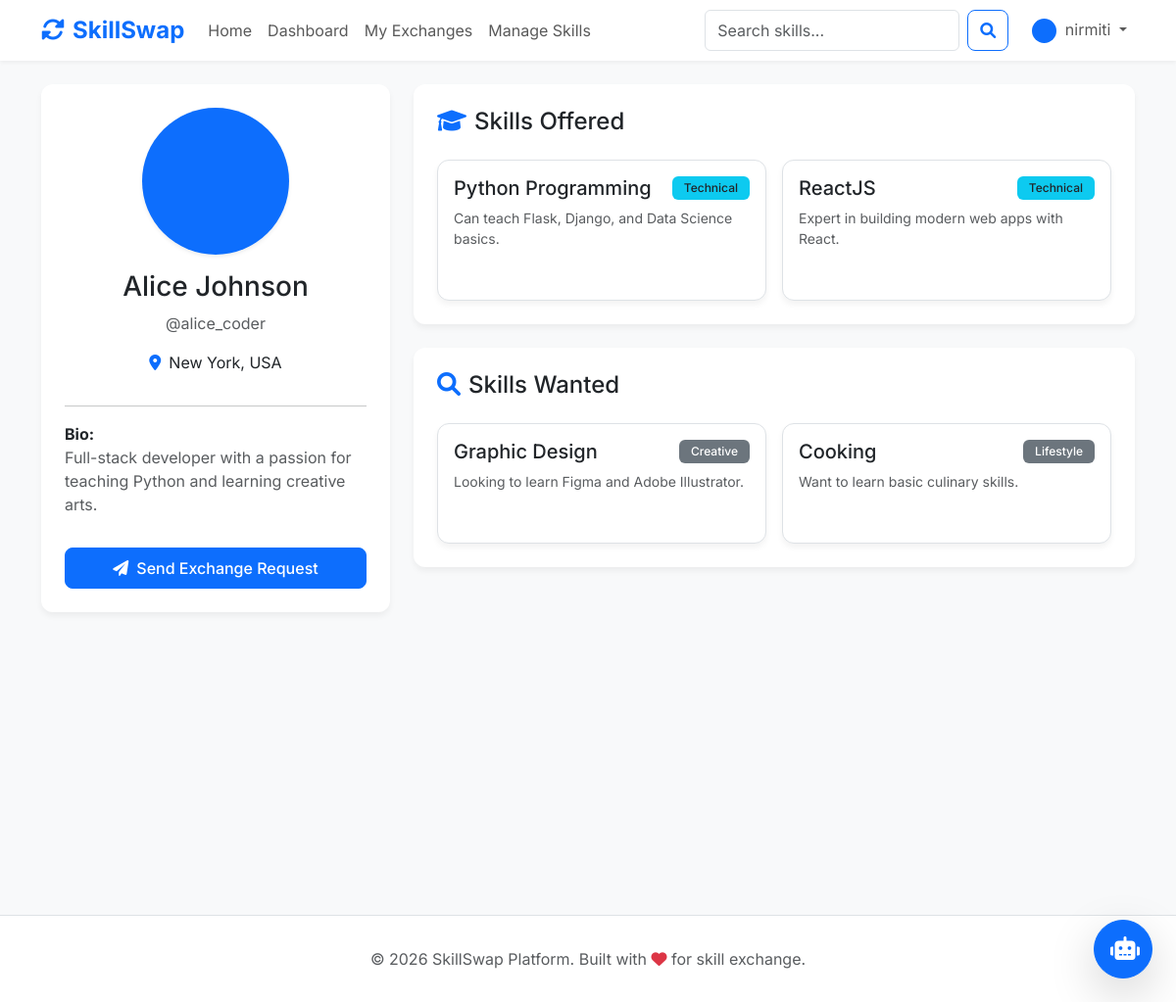
Page /profile/alice_coder (signed in) on the committed database.
### app/models/user.py (models this page shows, shortened)
class User(db.Model, UserMixin):
    id = db.Column(db.Integer, primary_key=True)
    username = db.Column(db.String(20), unique=True, nullable=False)
    email = db.Column(db.String(120), unique=True, nullable=False)
    password = db.Column(db.String(60), nullable=False)
    name = db.Column(db.String(100), nullable=False)
    bio = db.Column(db.Text, nullable=True)
    location = db.Column(db.String(100), nullable=True)
    contact_info = db.Column(db.String(200), nullable=True) # For email, Zoom link, etc.
    profile_pic = db.Column(db.String(20), nullable=False, default='default.jpg')
    date_joined = db.Column(db.DateTime, nullable=False, default=datetime.utcnow)
    skills = db.relationship('Skill', backref='owner', lazy=True, cascade="all, delete-orphan")
    requests_sent = db.relationship('ExchangeRequest',
                                   foreign_keys='ExchangeRequest.sender_id',
                                   backref='sender', lazy=True,
                                   cascade="all, delete-orphan")
    requests_received = db.relationship('ExchangeRequest',
                                       foreign_keys='ExchangeRequest.receiver_id',
                                       backref='receiver', lazy=True,
                                       cascade="all, delete-orphan")

### app/models/skill.py (models this page shows, shortened)
class Skill(db.Model):
    id = db.Column(db.Integer, primary_key=True)
    name = db.Column(db.String(100), nullable=False)
    description = db.Column(db.Text, nullable=True)
    category = db.Column(db.String(50), nullable=False) # Technical, Creative, Language, etc.
    skill_type = db.Column(db.String(20), nullable=False) # Offered, Wanted
    class_code = db.Column(db.String(50), nullable=True) # Unique code for the skill/class
    user_id = db.Column(db.Integer, db.ForeignKey('user.id'), nullable=False)
    date_added = db.Column(db.DateTime, nullable=False, default=datetime.utcnow)

### app/routes/profile.py (the view)
@profile.route("/profile/<username>")
def view_profile(username):
    user = User.query.filter_by(username=username).first_or_404()
    offered_skills = Skill.query.filter_by(user_id=user.id, skill_type='Offered').all()
    wanted_skills = Skill.query.filter_by(user_id=user.id, skill_type='Wanted').all()
    return render_template('profile/view.html',
                           title=f"{user.username}'s Profile",
                           user=user,
                           offered_skills=offered_skills,
                           wanted_skills=wanted_skills)

### app/models/user.py (called while the page is built)
@login_manager.user_loader
def load_user(user_id):
    return User.query.get(int(user_id))

### app/templates/profile/view.html
{% extends "base.html" %}
{% block content %}
<div class="row">
    <div class="col-md-4">
        <div class="card p-4 text-center mb-4">
            <img src="{{ url_for('static', filename='profile_pics/' + user.profile_pic) }}"
                class="rounded-circle mx-auto mb-3 shadow-sm" style="width: 150px; height: 150px; object-fit: cover;">
            <h3>{{ user.name }}</h3>
            <p class="text-muted">@{{ user.username }}</p>
            {% if user.location %}
            <p><i class="fas fa-map-marker-alt me-2 text-primary"></i>{{ user.location }}</p>
            {% endif %}
            <hr>
            <p class="mb-0 text-start"><strong>Bio:</strong></p>
            <p class="text-start text-muted">{{ user.bio or "No bio provided." }}</p>
            {% if current_user.is_authenticated and current_user.id != user.id %}
            <a href="{{ url_for('exchanges.send_request', username=user.username) }}"
                class="btn btn-primary w-100 mt-3">
                <i class="fas fa-paper-plane me-2"></i>Send Exchange Request
            </a>
            {% elif current_user.is_authenticated and current_user.id == user.id %}
            <a href="{{ url_for('profile.edit_profile') }}" class="btn btn-outline-primary w-100 mt-3">
                <i class="fas fa-edit me-2"></i>Edit Profile
            </a>
            {% endif %}
        </div>
    </div>
    <div class="col-md-8">
        <div class="card p-4 mb-4">
            <h4 class="mb-4"><i class="fas fa-graduation-cap text-primary me-2"></i>Skills Offered</h4>
            <div class="row row-cols-1 row-cols-md-2 g-3">
                {% if offered_skills %}
                {% for skill in offered_skills %}
                <div class="col">
                    <div class="card h-100 border p-3">
                        <div class="d-flex justify-content-between align-items-start mb-2">
                            <h5 class="mb-0">{{ skill.name if skill.name else 'Unnamed Skill' }}</h5>
                            <span class="badge bg-info text-dark">{{ skill.category if skill.category else 'General'
                                }}</span>
                        </div>
                        <p class="small text-muted">{{ skill.description }}</p>
                    </div>
                </div>
                {% endfor %}
                {% else %}
                <div class="col-12">
                    <p class="text-muted">No skills offered yet.</p>
                </div>
                {% endif %}
            </div>
        </div>
        <div class="card p-4">
            <h4 class="mb-4"><i class="fas fa-search text-primary me-2"></i>Skills Wanted</h4>
            <div class="row row-cols-1 row-cols-md-2 g-3">
                {% if wanted_skills %}
                {% for skill in wanted_skills %}
                <div class="col">
                    <div class="card h-100 border p-3">
                        <div class="d-flex justify-content-between align-items-start mb-2">
                            <h5 class="mb-0">{{ skill.name if skill.name else 'Unnamed Skill' }}</h5>
                            <span class="badge bg-secondary">{{ skill.category if skill.category else 'General'
                                }}</span>
                        </div>
                        <p class="small text-muted">{{ skill.description }}</p>
                    </div>
                </div>
                {% endfor %}
                {% else %}
                <div class="col-12">
                    <p class="text-muted">No skills wanted yet.</p>
                </div>
                {% endif %}
            </div>
        </div>
    </div>
</div>
{% endblock %}

### app/templates/base.html (shortened to what this page needs)
<!DOCTYPE html>
<html lang="en">
<head>
    <link href="https://cdn.jsdelivr.net/npm/bootstrap@5.3.0/dist/css/bootstrap.min.css" rel="stylesheet">
    <link rel="stylesheet" href="https://cdnjs.cloudflare.com/ajax/libs/font-awesome/6.0.0/css/all.min.css">
    <link rel="stylesheet" href="{{ url_for('static', filename='css/style.css') }}">
</head>
<body>
    <nav class="navbar navbar-expand-lg navbar-light bg-light sticky-top mb-4">
        <div class="container">
            <a class="navbar-brand" href="{{ url_for('main.index') }}">
                <i class="fas fa-sync-alt me-2"></i>SkillSwap
            </a>
            <div class="collapse navbar-collapse" id="navbarNav">
                <ul class="navbar-nav me-auto">
                    <li class="nav-item">
                        <a class="nav-link" href="{{ url_for('main.home') }}">Home</a>
                    </li>
                    {% if current_user.is_authenticated %}
                    <li class="nav-item">
                        <a class="nav-link" href="{{ url_for('main.dashboard') }}">Dashboard</a>
                    </li>
                    <li class="nav-item">
                        <a class="nav-link" href="{{ url_for('exchanges.list_exchanges') }}">My Exchanges</a>
                    </li>
                    <li class="nav-item">
                        <a class="nav-link" href="{{ url_for('skills.manage_skills') }}">Manage Skills</a>
                    </li>
                    {% endif %}
                </ul>
                <div class="navbar-nav">
                    {% if current_user.is_authenticated %}
                    <form class="d-flex me-3" action="{{ url_for('main.search') }}" method="GET">
                        <input class="form-control me-2" type="search" placeholder="Search skills..." name="q"
                            aria-label="Search">
                        <button class="btn btn-outline-primary" type="submit"><i class="fas fa-search"></i></button>
                    </form>
                    <div class="nav-item dropdown">
                        <a class="nav-link dropdown-toggle" href="#" id="navbarDropdown" role="button"
                            data-bs-toggle="dropdown">
                            {% if current_user.is_authenticated and current_user.profile_pic %}
                            <img src="{{ url_for('static', filename='profile_pics/' + current_user.profile_pic) }}"
                                class="rounded-circle me-1" style="width: 25px; height: 25px; object-fit: cover;">
                            {% else %}
                            <i class="fas fa-user-circle me-1"></i>
                            {% endif %}
                            {{ current_user.username if current_user.is_authenticated else 'Guest' }}
                        </a>
                    </div>
                    {% else %}
                    <a class="nav-item nav-link" href="{{ url_for('auth.login') }}">Login</a>
                    <a class="nav-item nav-link" href="{{ url_for('auth.register') }}">Register</a>
                    {% endif %}
                </div>
            </div>
        </div>
    </nav>
    <div class="container min-vh-100">
        {% block content %}{% endblock %}
    </div>
    <div id="chatbot-container" class="position-fixed bottom-0 end-0 m-4" style="z-index: 1050;">
        <button id="chatbot-toggle" class="btn btn-primary rounded-circle shadow-lg p-3"
            style="width: 60px; height: 60px;">
            <i class="fas fa-robot fs-4"></i>
        </button>
    </div>
    <footer class="footer text-center mt-5">
        <div class="container">
            <p class="text-muted mb-0">© 2026 SkillSwap Platform. Built with <i class="fas fa-heart text-danger"></i>
                for skill exchange.</p>
        </div>
    </footer>
</body>
</html>

### app/static/css/style.css (style rules this page uses)
#chatbot-container { transition: all 0.3s ease; }
:root { --primary-color: #0d6efd; --secondary-color: #6c757d; --success-color: #198754; --danger-color: #dc3545; --warning-color: #ffc107; --light-bg: #f8f9fa; --white: #ffffff; }
body { background-color: var(--light-bg); color: #333; }
.navbar-brand { font-weight: bold; color: var(--primary-color) !important; }
.card { border: none; border-radius: 12px; transition: all 0.3s ease; background-color: var(--white); margin-bottom: 20px; }
.btn { border-radius: 8px; font-weight: 500; }
.badge { padding: 6px 12px; font-weight: 500; }

### app/templates/base.html (style rules this page uses)
body { font-family: 'Inter', sans-serif; background-color: #f8f9fa; }
.navbar { box-shadow: 0 2px 4px rgba(0, 0, 0, 0.05); background-color: #ffffff !important; }
.navbar-brand { font-weight: 700; color: #0d6efd !important; font-size: 1.5rem; }
.btn-primary { padding: 0.5rem 1.5rem; font-weight: 500; }
.card { border: none; border-radius: 12px; box-shadow: 0 4px 6px rgba(0, 0, 0, 0.05); transition: transform 0.2s; }
.footer { background-color: #ffffff; border-top: 1px solid #dee2e6; padding: 2rem 0; margin-top: 3rem; }

### rows in the picture
User: profile_pic (placeholder picture), username "nirmiti"
User: profile_pic (placeholder picture), name "Alice Johnson", username "alice_coder", location "New York, USA", bio "Full-stack developer with a passion for teaching Python and learning creative arts."
Skill: name "Python Programming", category "Technical", description "Can teach Flask, Django, and Data Science basics."
Skill: name "ReactJS", category "Technical", description "Expert in building modern web apps with React."
Skill: name "Graphic Design", category "Creative", description "Looking to learn Figma and Adobe Illustrator."
Skill: name "Cooking", category "Lifestyle", description "Want to learn basic culinary skills."
